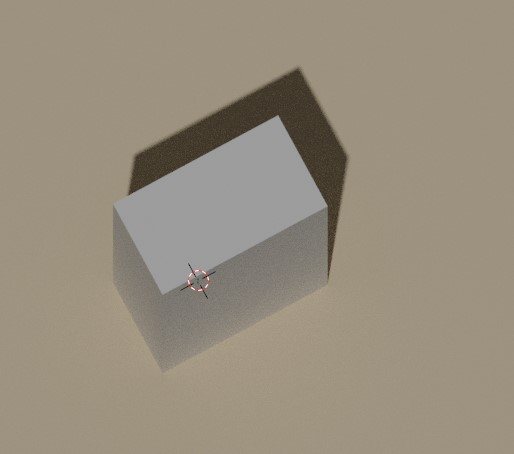
#> input picture images/dummy.jpg, 514 x 454 px
$ jupyter execute --allow-errors height_from_gt.ipynb
#> lines starting #> are read from the running program, lines starting #| are printed output that depends on the picture; after the words box and inside, x2 and y2 are one past the last pixel; in counts of white or black regions, pixels touching at a corner belong together
[cell 1]
import cv2
import numpy as np
import PIL
import matplotlib.pyplot as plt
from mpl_toolkits.axes_grid import ImageGrid
import imutils

[cell 2]
# [6 lines left out: function showImage, not called in this run]

[cell 3]
image = cv2.imread("../images/dummy.jpg")
#> image is the input picture: shape (454, 514, 3); mean B, G, R 126.1, 142.1, 151.9
plt.figure(figsize=(5, 5))
plt.imshow(imutils.opencv2matplotlib(image))
plt.show()

From above Calculation, we can see that at this zoom level _(which is actually much higher than what we want)_ every pixel diviation would result in around 0.256 meters of difference in measurment. deviation of 4 pixels could measurments by around a whole meter.

# Creating Polygons for each side

[cell 4]
roof = np.array(
    [
        [112, 276, 328, 163],
        [203, 115, 206, 293],
    ]
)

side1 = np.array(
    [
        [112, 163, 161, 113],
        [203, 293, 372, 278],
    ]
)

side2 = np.array(
    [
        [
            163,
            328,
            328,
            161,
        ],
        [
            293,
            206,
            283,
            372,
        ],
    ]
)

shadow = np.array(
    [
        [328, 328, 276, 128, 135, 298, 349],
        [283, 206, 115, 195, 154, 66, 156],
    ]
)

[cell 5]
blank = np.zeros_like(image)

seg_roof = cv2.fillPoly(blank.copy(), [roof.T], (255, 255, 255))
seg_side1 = cv2.fillPoly(blank.copy(), [side1.T], (255, 255, 255))
seg_side2 = cv2.fillPoly(blank.copy(), [side2.T], (255, 255, 255))
seg_shadow = cv2.fillPoly(blank.copy(), [shadow.T], (255, 255, 255))

full_poly = seg_roof + seg_side1 + seg_side2

fig = plt.figure(figsize=(15, 15))
#> (the rest of this cell did not finish here and is left out)

[cell 6]
pts1 = [*side1.T, side1.T[0]]
pts2 = [*side2.T, side2.T[0]]

d1 = np.array(
    sorted([np.sqrt(np.sum((a - b) ** 2)) for a, b in zip(pts1[:-1], pts1[1:])])
)
d2 = np.array(
    sorted([np.sqrt(np.sum((a - b) ** 2)) for a, b in zip(pts2[:-1], pts2[1:])])
)

diff = np.abs(np.subtract(d1, d2)) <= 5

final_pts = [*d1[diff], *d2[diff]]
print(f"{np.mean(final_pts):.3f} pixels")

[cell 7]
print(roof, side1, side2, sep="\n")

[cell 8]
IMAGE_SCALE = 80 / (336 - 24)

print(f"distance of one pixel ==> {IMAGE_SCALE:.3f} meters")

[cell 9]
contours = cv2.findContours(full_poly[:, :, 0], cv2.RETR_TREE, cv2.CHAIN_APPROX_SIMPLE)
print(contours[0][0].shape)
#| (486, 1, 2)

cv2.drawContours(image, contours[0], -1, (255, 0, 0), 2)
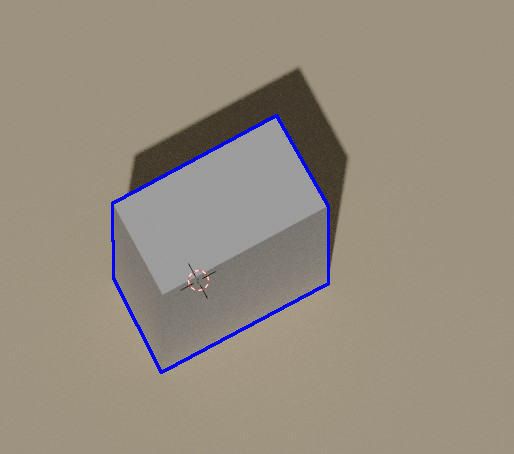
#> image: shape (454, 514, 3); 1.1% of pixels changed, all inside (x1, y1, x2, y2) = (111, 114, 330, 374)
plt.imshow(image)
plt.show()

# This method probably does not work. Too many points for me to do anything with. can't really do much of anything to extract lines.

# THIS IS THE CODE @SJC

[cell 10]
gray_poly = cv2.cvtColor(full_poly, cv2.COLOR_BGR2GRAY)
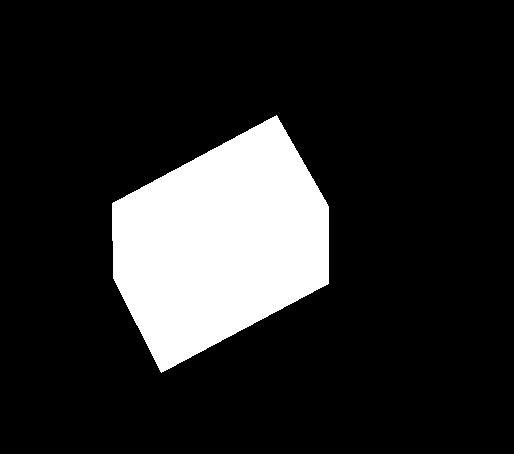
#> full_poly: shape (454, 514, 3); min 0, max 255, mean 39.8

copy = full_poly.copy()

gray = np.float32(gray_poly)
dst = cv2.cornerHarris(gray, 5, 3, 0.04)
ret, dst = cv2.threshold(dst, 0.1 * dst.max(), 255, 0)
#> ret = 19720985.6
dst = np.uint8(dst)
# dst = cv2.dilate(dst, None)

ret, label, stats, centroids = cv2.connectedComponentsWithStats(dst)
#> ret = 5
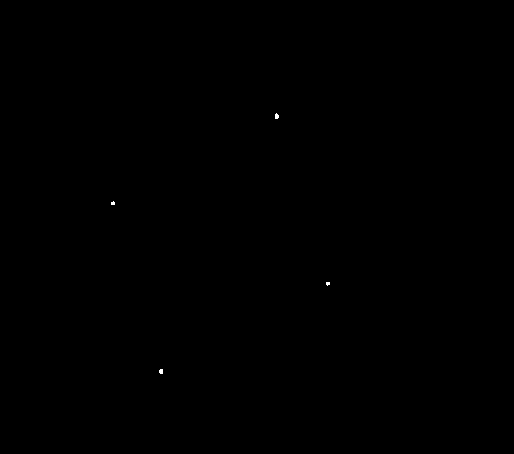
#> dst: shape (454, 514); 0.03% white; 4 white regions (4 under 20 px)
criteria = (cv2.TERM_CRITERIA_EPS + cv2.TERM_CRITERIA_MAX_ITER, 100, 0.001)

corners = cv2.cornerSubPix(gray, np.float32(centroids), (5, 5), (-1, -1), criteria)

for i in range(1, len(corners)):
    print(corners[i])
    cv2.circle(copy, (int(corners[i, 0]), int(corners[i, 1])), 7, (0, 255, 0), 2)

    text_string = f"{int(corners[i, 0])}, {int(corners[i, 1])}"

    cv2.putText(
        copy,
        text_string,
        (int(corners[i, 0]), int(corners[i, 1])),
        cv2.FONT_HERSHEY_SIMPLEX,
        0.5,
        (0, 0, 255),
        2
    )

# full_poly[dst > 0.1 * dst.max()] = [0, 255, 0]
plt.figure(figsize=(10, 10))
plt.imshow(copy)
plt.show()

[cell 11]
contours, _ = cv2.findContours(full_poly[:, :, 0], cv2.RETR_TREE, cv2.CHAIN_APPROX_NONE)
polygons = []

for object in contours:
    coords = []

    for point in object:
        coords.append(int(point[0][0]))
        coords.append(int(point[0][1]))

    polygons.append(coords)

len(polygons[0]) / 2
#> Out = 668
